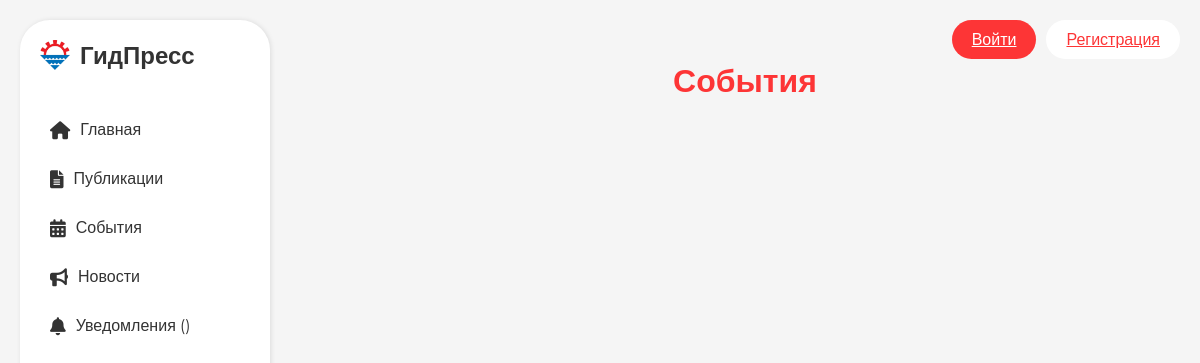
Before: /events with the older database file.
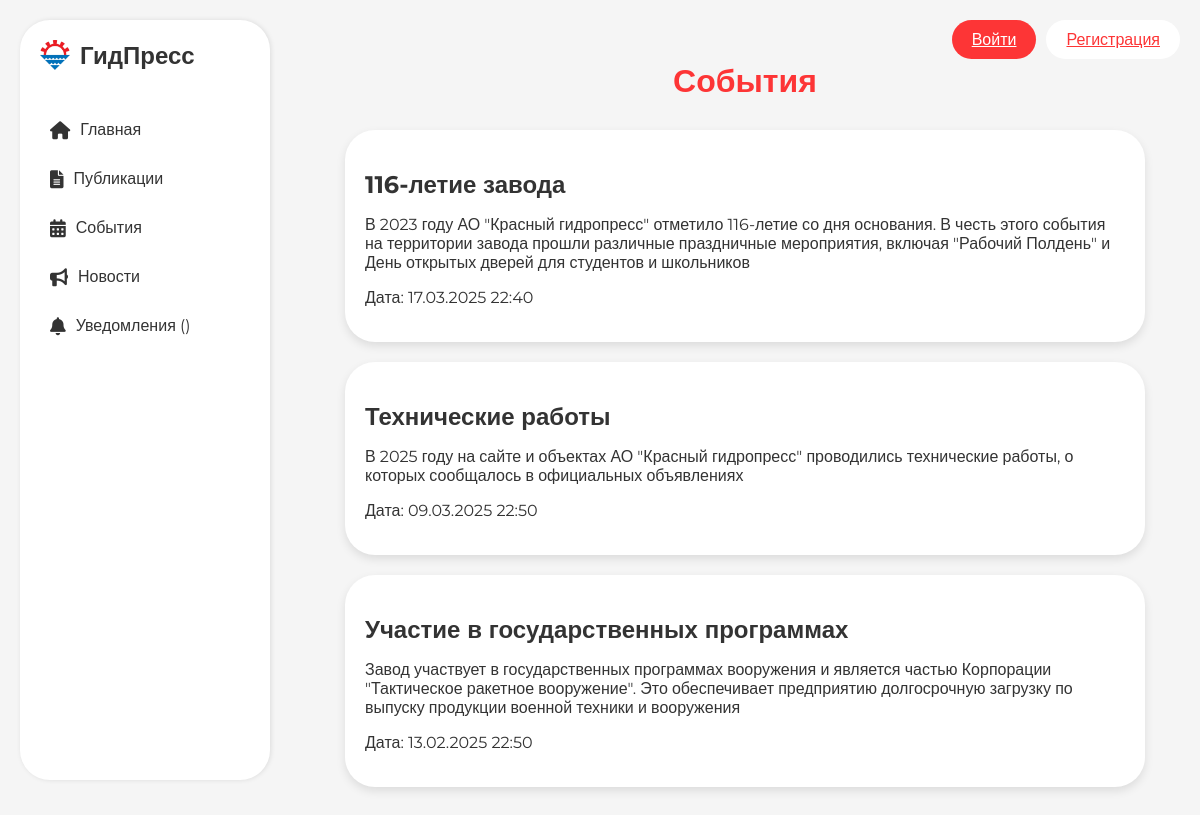
After: the same page with the newer database file.
### application/models.py (models this page shows, shortened)
class Event(db.Model):
    id = db.Column(db.Integer, primary_key=True)
    title = db.Column(db.String(150), nullable=False)
    description = db.Column(db.Text, nullable=True)
    date = db.Column(db.DateTime, nullable=False)
    created_at = db.Column(db.DateTime, default=datetime.now)

### application/views/events.py (the view)
@events_bp.route('/events')
def list_events():
    events = Event.query.order_by(Event.date.desc()).all()
    return render_template('events.html', events=events)

### application/templates/events.html (shortened to what this page needs)
{% extends 'base.html' %}
{% block content %}
<div class="home-container" style="
    max-width: 1200px;
    margin: 0 auto;
    padding: 20px;
    display: flex;
    flex-direction: column;
    align-items: center;
    min-height: calc(100vh - 40px); /* Учитываем отступы */
">
    <h1 style="font-size: 2rem; color: #FD3536; margin-bottom: 30px; text-align: center; font-weight: 600;">События</h1>
    <div class="events-list" style="
        width: 100%;
        max-width: 800px;
        display: flex;
        flex-direction: column;
        gap: 20px;
    ">
        {% for event in events %}
        <div class="event-card" style="
            background-color: #fff;
            border-radius: 30px;
            box-shadow: 0 4px 10px rgba(0, 0, 0, 0.1);
            padding: 20px;
        ">
            <h2 style="color: #333; margin-bottom: 15px;">{{ event.title }}</h2>
            <p style="color: #333; margin-bottom: 15px;">{{ event.description }}</p>
            <p style="color: #333; margin-bottom: 15px;">Дата: {{ event.date.strftime('%d.%m.%Y %H:%M') }}</p>
        </div>
        {% endfor %}
    </div>
</div>
{% endblock %}

Changed rows visible on the page:
added Event: title "116-летие завода", description "В 2023 году АО \"Красный гидропресс\" отметило 116-летие со дня основания. В честь этого события на территории завода прошли различные праздничные мероприятия, включая \"Рабочий Полдень\" и День открытых дверей для студентов и школьников", date "17.03.2025 22:40"
added Event: title "Технические работы", description "В 2025 году на сайте и объектах АО \"Красный гидропресс\" проводились технические работы, о которых сообщалось в официальных объявлениях", date "09.03.2025 22:50"
added Event: title "Участие в государственных программах", description "Завод участвует в государственных программах вооружения и является частью Корпорации \"Тактическое ракетное вооружение\". Это обеспечивает предприятию долгосрочную загрузку по выпуску продукции военной техники и вооружения", date "13.02.2025 22:50"
